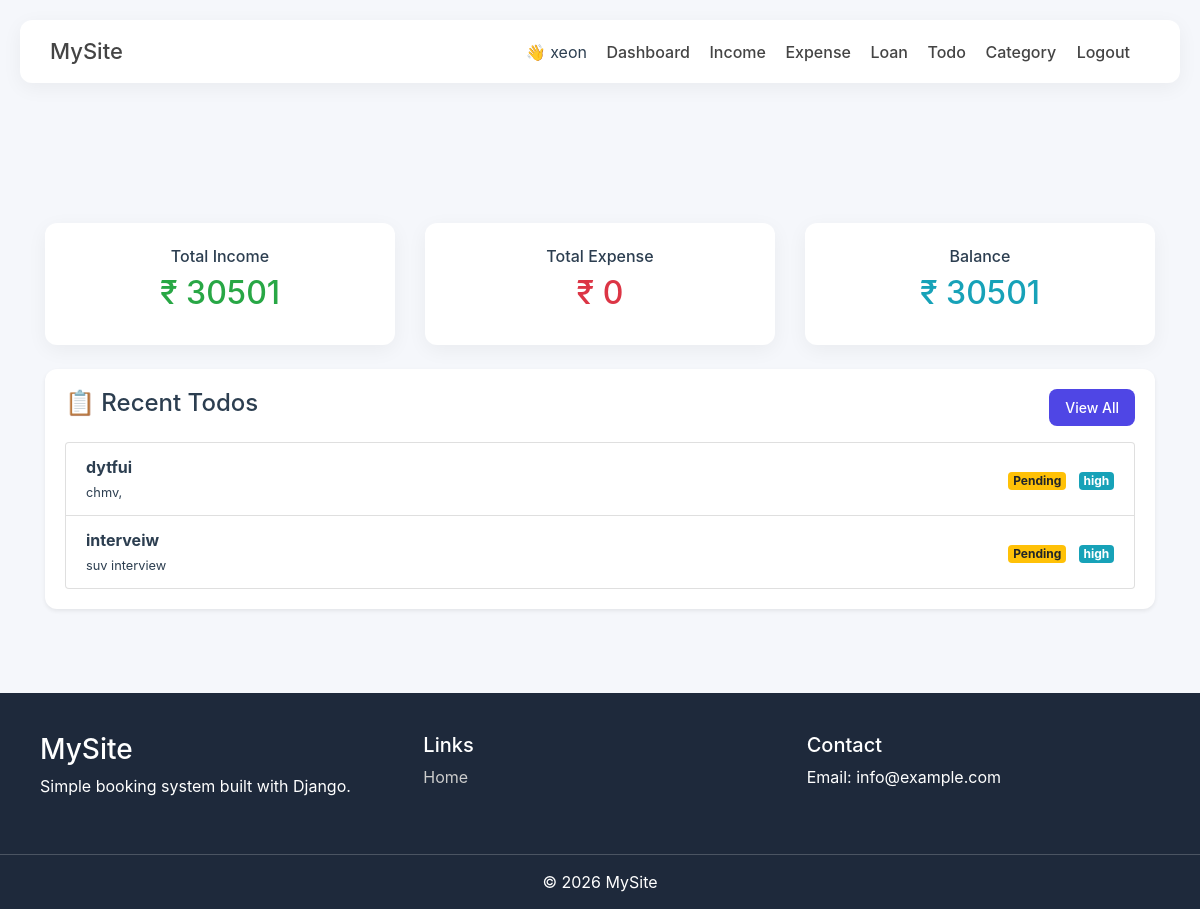
/dashboard/ (signed in), run on the app's committed database.
### xeon/models.py (models this page shows, shortened)
class BaseModel(models.Model):
    created_at = models.DateTimeField(auto_now_add=True)
    updated_at = models.DateTimeField(auto_now=True)
    class Meta:
        abstract = True

class Todo(BaseModel):
    PRIORITY = (
        ('low', 'Low'),
        ('medium', 'Medium'),
        ('high', 'High'),
    )
    user = models.ForeignKey(User, on_delete=models.CASCADE)
    title = models.CharField(max_length=255)
    description = models.TextField(blank=True, null=True)
    is_completed = models.BooleanField(default=False)
    priority = models.CharField(max_length=10, choices=PRIORITY, default='medium')
    due_date = models.DateTimeField(blank=True, null=True)
    class Meta:
        ordering = ['-created_at']

### xeon/views.py (the view)
# urls.py: path('dashboard/', dashboard, name='dashboard'),  # IMPORTANT
@login_required
def dashboard(request):
    user = request.user
    total_income = Income.objects.filter(user=user)\
        .aggregate(Sum('amount'))['amount__sum'] or 0
    total_expense = Expense.objects.filter(user=user)\
        .aggregate(Sum('amount'))['amount__sum'] or 0
    balance = total_income - total_expense
    todos = Todo.objects.filter(user=user).order_by('-created_at')[:5]
    context = {
        'total_income': total_income,
        'total_expense': total_expense,
        'balance': balance,
        'todos': todos
    }
    return render(request, 'xeon/dashboard.html', context)

### xeon/templates/xeon/dashboard.html (shortened to what this page needs)
{% extends 'xeon/base.html' %}
{% block content %}
<br><br>
<br>
<div class="container mt-5">
    <div class="row text-center mb-4">
        <div class="col-md-4">
            <div class="card p-4">
                <h6>Total Income</h6>
                <h2 class="text-success">₹ {{ total_income }}</h2>
            </div>
        </div>
        <div class="col-md-4">
            <div class="card p-4">
                <h6>Total Expense</h6>
                <h2 class="text-danger">₹ {{ total_expense }}</h2>
            </div>
        </div>
        <div class="col-md-4">
            <div class="card p-4">
                <h6>Balance</h6>
                <h2 class="text-info">₹ {{ balance }}</h2>
            </div>
        </div>
    </div>
    <div class="card shadow-sm">
        <div class="card-body">
            <div class="d-flex justify-content-between">
                <h4>📋 Recent Todos</h4>
                <a href="/todo/" class="btn btn-sm btn-primary">View All</a>
            </div>
            <ul class="list-group mt-3">
                {% for todo in todos %}
                <li class="list-group-item d-flex justify-content-between align-items-center">
                    <div>
                        <strong>{{ todo.title }}</strong><br>
                        <small>
                            {{ todo.description }}
                        </small>
                    </div>
                    <div>
                        {% if todo.is_completed %}
                            <span class="badge badge-success">Done</span>
                        {% else %}
                            <span class="badge badge-warning">Pending</span>
                        {% endif %}
                        <span class="badge badge-info ml-2">
                            {{ todo.priority }}
                        </span>
                    </div>
                </li>
                {% empty %}
                <li class="list-group-item text-center">
                    No tasks yet
                </li>
                {% endfor %}
            </ul>
        </div>
    </div>
</div>
<br>
{% endblock %}

### xeon/templates/xeon/base.html (shortened to what this page needs)
{% load static %}
<!DOCTYPE html>
<html lang="en">
<head>
<link href="https://maxcdn.bootstrapcdn.com/bootstrap/4.5.2/css/bootstrap.min.css" rel="stylesheet">
<link rel="stylesheet" href="{% static 'css/style.css' %}">
</head>
<body>
<div class="navbar-custom">
    <div class="logo">
        <a href="/">MySite</a>
    </div>
    <div>
        {% if request.user.is_authenticated %}
            <span style="margin-right:15px;">
                👋 {{ request.user.username }}
            </span>
            <a href="/dashboard/" style="margin-right:15px;">Dashboard</a>
            <a href="/income/" style="margin-right:15px;">Income</a>
            <a href="/expense/" style="margin-right:15px;">Expense</a>
            <a href="/loan/" style="margin-right:15px;">Loan</a>
            <a href="/todo/" style="margin-right:15px;">Todo</a>
            <a href="/category/add/" class="mr-3">Category</a>
            <a href="/logout/">Logout</a>
        {% else %}
            <a href="/login/" style="margin-right:15px;">Login</a>
            <a href="/register/">Register</a>
        {% endif %}
    </div>
</div>
{% block content %}{% endblock %}
<footer>
    <div class="footer-container">
        <div>
            <h3>MySite</h3>
            <p>Simple booking system built with Django.</p>
        </div>
        <div class="footer-links">
            <h5>Links</h5>
            <a href="#">Home</a>
        </div>
        <div class="footer-links">
            <h5>Contact</h5>
            <p>Email: info@example.com</p>
        </div>
    </div>
    <div class="footer-bottom">
        © 2026 MySite
    </div>
</footer>
</body>
</html>

### xeon/static/css/style.css (style rules this page uses)
* { margin: 0; padding: 0; box-sizing: border-box; }
body { font-family: 'Inter', sans-serif; background: #f5f7fb; color: #2c3e50; }
.navbar-custom { display: flex; justify-content: space-between; align-items: center; padding: 15px 30px; background: #ffffff; border-radius: 12px; margin: 20px; box-shadow: 0 5px 20px rgba(0,0,0,0.05); }
.logo { font-size: 22px; font-weight: bold; color: #4f46e5; }
.navbar-custom a { color: #444; margin-right: 20px; text-decoration: none; font-weight: 500; }
.card { border: none; border-radius: 12px; background: #ffffff; box-shadow: 0 5px 20px rgba(0,0,0,0.05); transition: 0.3s; }
.btn { border-radius: 8px; padding: 8px 16px; font-weight: 500; }
.btn-primary { background: #4f46e5; border: none; }
footer { margin-top: 60px; background: #1e293b; color: white; }
.footer-container { display: grid; grid-template-columns: repeat(auto-fit, minmax(200px, 1fr)); gap: 30px; padding: 40px; }
.footer-links a { color: #ccc; display: block; margin-top: 8px; text-decoration: none; }
.footer-bottom { text-align: center; padding: 15px; border-top: 1px solid rgba(255,255,255,0.2); }

### data on the page
Todo: title "dytfui", description "chmv,", is_completed "Pending", priority "high"
Todo: title "interveiw", description "suv interview", is_completed "Pending", priority "high"

### other printed values
{{ request.user.username }} "xeon"
{{ total_income }} "30501"
{{ total_expense }} "0"
{{ balance }} "30501"
